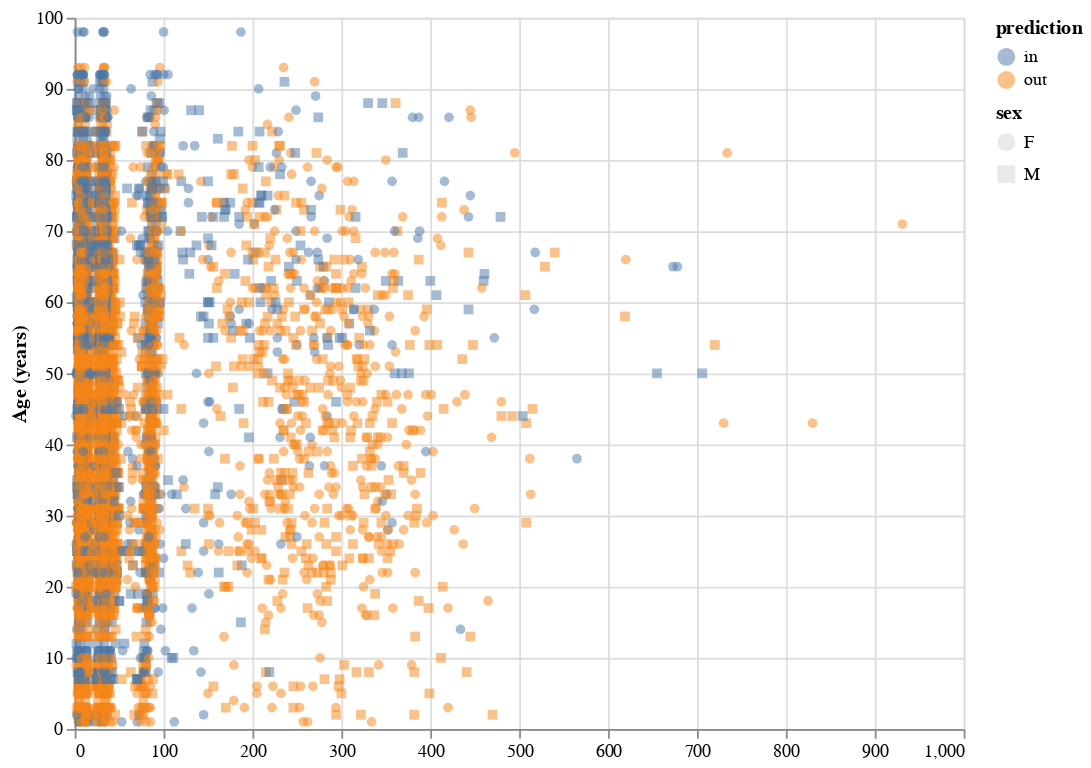

The code cell stored with this chart in its notebook:
### Markdown cell above
Above, we can see that the model predicted less in-patient treatment (~60%) than out-patient treatment. The sex in each group is relatively equal, with slightly more males predicted to need in-patient treatment than females and slightly more females predicted to need out-patient treatment than males.

### Code cell
alt.data_transformers.disable_max_rows()

melt_patient_test = patient_test_predict.melt(id_vars=['AGE', 'SEX', 'SOURCE', 'prediction', 'index'])
dropdown_options = ['HAEMATOCRIT', 'HAEMOGLOBINS', 'ERYTHROCYTE', 'LEUCOCYTE', 'THROMBOCYTE', 'MCH', 'MCHC', 'MCV']

dropdown_lab_result = alt.binding_select(options=dropdown_options, name='X-axis feature')
selection = alt.selection_single(
    fields=['variable'],
    bind=dropdown_lab_result)

sex_selection = alt.selection_single(fields=['SEX'],
                                     bind='legend')

drop_down_chart = alt.Chart(melt_patient_test, width = 500, height = 400
                               ).mark_point(opacity=0.5, filled=True).encode(
                                   x = alt.X('value:Q', title=""),
                                   y = alt.Y("AGE", title = "Age (years)"),
                                   color = alt.condition(sex_selection, "prediction", alt.value('lightgray')),
                                   shape = alt.Shape("SEX", title = "sex")
                               ).add_selection(selection, sex_selection).transform_filter(selection)
drop_down_chart.display()

### Figure 1 — Vega-Lite specification as saved in the notebook (floating-point values rounded to 4 significant figures; data arrays with more than 128 entries replaced by an {"elided": "..."} marker saying what was removed)
{"config": {"view": {"continuousWidth": 300, "continuousHeight": 300}}, "data": {"name": "data-4aabe872ff69ca100c88ebb8afadc2ed"}, "mark": {"type": "point", "filled": true, "opacity": 0.5}, "encoding": {"color": {"condition": {"param": "param_2", "field": "prediction"}, "value": "lightgray"}, "shape": {"field": "SEX", "title": "sex", "type": "nominal"}, "x": {"field": "value", "title": "", "type": "quantitative"}, "y": {"field": "AGE", "title": "Age (years)", "type": "quantitative"}}, "height": 400, "params": [{"name": "param_1", "select": {"type": "point", "fields": ["variable"]}, "bind": {"input": "select", "options": ["HAEMATOCRIT", "HAEMOGLOBINS", "ERYTHROCYTE", "LEUCOCYTE", "THROMBOCYTE", "MCH", "MCHC", "MCV"], "name": "X-axis feature"}}, {"name": "param_2", "select": {"type": "point", "fields": ["SEX"]}, "bind": "legend"}], "transform": [{"filter": {"param": "param_1"}}], "width": 500, "$schema": "https://vega.github.io/schema/vega-lite/v5.16.3.json", "datasets": {"data-4aabe872ff69ca100c88ebb8afadc2ed": {"elided": "7064 records"}}}
